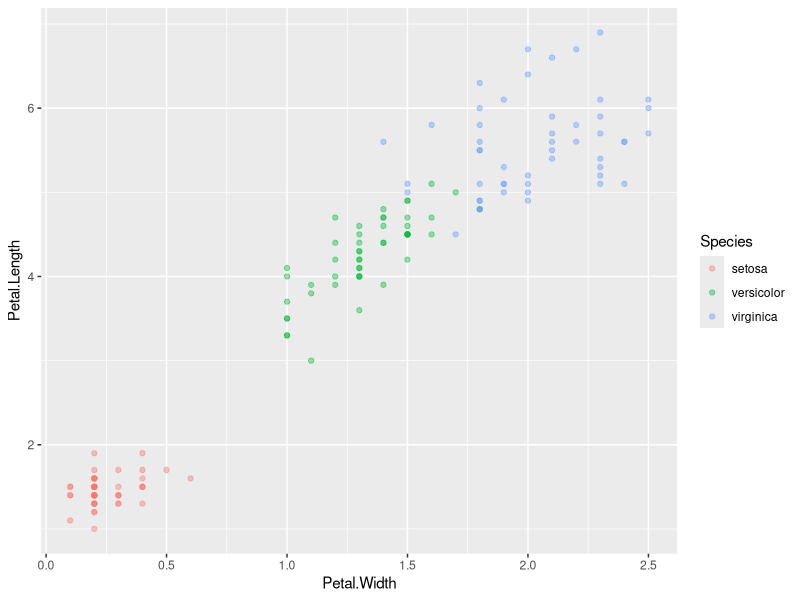
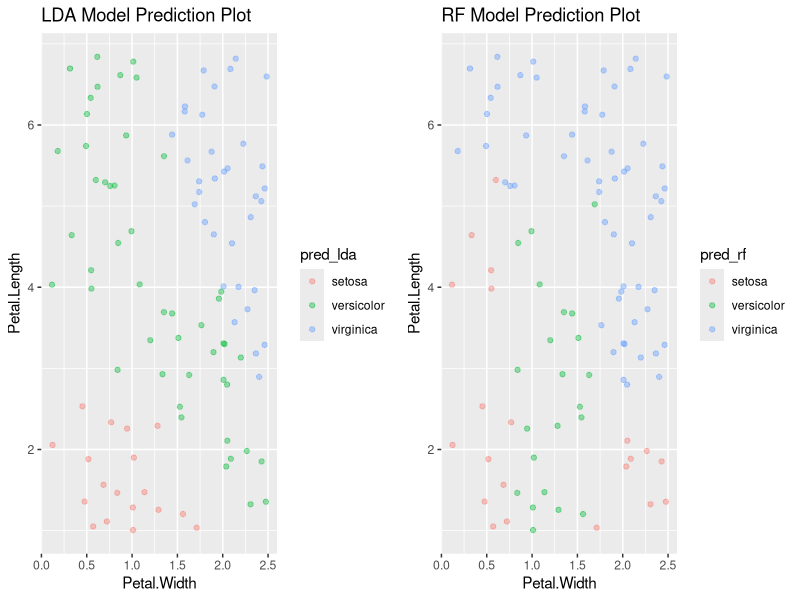
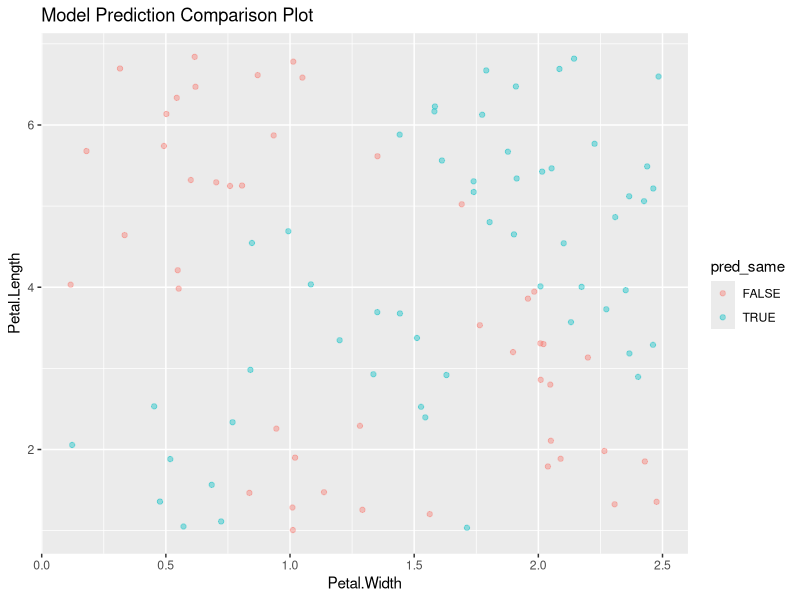

Reproduce these figures in R, in order.
## ---- chunk 1
knitr::opts_chunk$set(echo = FALSE, warning = FALSE, message = FALSE, tidy = TRUE)
library(ggplot2)
library(caret)
library(gridExtra)
data(iris)
## ---- chunk 2
ggplot(data=iris, aes(x=Petal.Width, y=Petal.Length)) + geom_point(aes(color=Species),alpha=0.4) 
## ---- chunk 3
model_lda <- train(Species ~ Petal.Length + Petal.Width, data = iris, method = "lda")
model_rf <- train(Species ~ Petal.Length + Petal.Width, data = iris, method = "rf", prox = TRUE)
## ---- chunk 4
number_of_points <- 100
minPLInput <- 1.0
maxPLInput <- 6.9
minPWInput <- 0.1
maxPWInput <- 2.5
set.seed(12345)
testing <- data.frame(Petal.Length=runif(number_of_points, minPLInput, maxPLInput), Petal.Width=runif(number_of_points, minPWInput, maxPWInput))
testing$pred_rf <- predict(model_rf, testing)  
testing$pred_lda <- predict(model_lda, testing)
testing$pred_same <- testing$pred_rf == testing$pred_lda
m1 <- ggplot(data=testing, aes(x=Petal.Width, y=Petal.Length)) + geom_point(aes(color=pred_lda),alpha=0.4) + ggtitle("LDA Model Prediction Plot")
m2 <- ggplot(data=testing, aes(x=Petal.Width, y=Petal.Length)) + geom_point(aes(color=pred_rf),alpha=0.4) + ggtitle("RF Model Prediction Plot")
grid.arrange(m1, m2, ncol=2,nrow=1)
## ---- chunk 5
ggplot(data=testing, aes(x=Petal.Width, y=Petal.Length)) + geom_point(aes(color=pred_same),alpha=0.4) + ggtitle("Model Prediction Comparison Plot")
